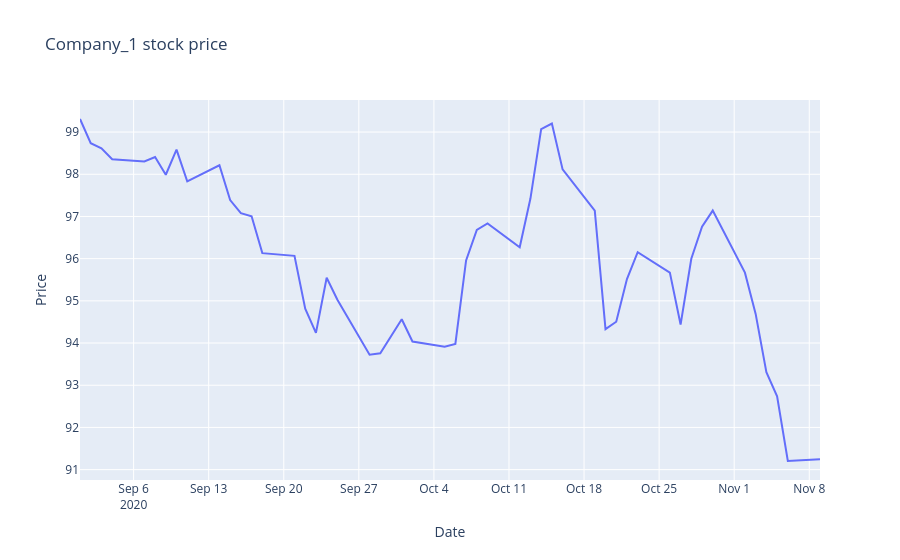

Notebook code cell kept with this figure:
### Code cell
import pandas as pd
import numpy as np
import plotly.express as px


returns = np.random.randn(50)
price = 100 + np.cumsum(returns)
dates = pd.date_range(start='2020-09-01', periods=50, freq='B')
df = pd.DataFrame({'Date': dates, 'Company_A': price})

fig_px = px.line(df, x='Date', y='Company_A', title="Company_1 stock price",
                 labels={'Date':'Date','Company_A':'Price'})
fig_px.show()
